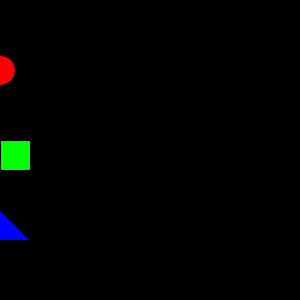
Frame 1 (no input)
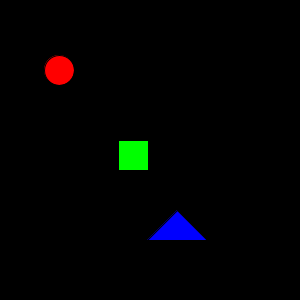
Frame 60 (the mouse pressed at the canvas centre just before this capture)
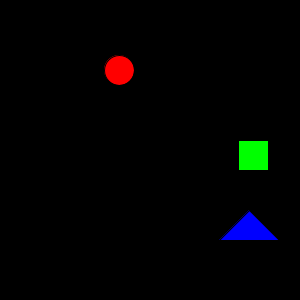
Frame 120 (the mouse held since frame 60 and released just before this capture)

The Processing sketch that drew these frames (run headless with seeded random() and noise(); from frame 60 on, the mouse is pressed at the canvas centre):

// Processing sketch: ex16_03
// ── ex16_03.pde
// 본문 코드 (상속+다형성+오버라이딩을 배열로 확장 적용)
// 원, 사각형, 삼각형 좌우 반사 

Shape[] sh = new Shape[3];

void setup() {
  size(300, 300);
  sh[0] = new Circle(255, 0, 70, 30, 1);
  sh[1] = new Square(255, 0, 140, 30, 2);
  sh[2] = new Triangle(255, 0, 210, 30, 3);
}

void draw() {
  background(0);
  for (int i = 0; i < sh.length; i++) {
    sh[i].display();  // 오버라이딩
    sh[i].move();  // 상속
  }
}

// 클래스 코드

class Shape {
  float c, x, y, d, velocity;

  Shape(float c, float x, float y, float d, float velocity) {
    this.c = c;
    this.x = x;
    this.y = y;
    this.d = d;
    this.velocity = velocity;
  }

  void display() {
    fill(c, c, 0);
    textSize(d);
    text("Shape", x, y);
  }

  void move() {
    x += velocity;
    if (x < 0 || x > width) {
      velocity *= -1;
    }
  }
}

class Circle extends Shape {
  Circle(float c, float x, float y, float d, float velocity) {
    super(c, x, y, d, velocity);
  }

  void display() {
    fill(c, 0, 0);
    ellipse(x, y, d, d);
  }
}

class Square extends Shape {
  Square(float c, float x, float y, float d, float velocity) {
    super(c, x, y, d, velocity);
  }

  void display() {
    fill(0, c, 0);
    rect(x, y, d, d);
  }
}

class Triangle extends Shape {
  Triangle(float c, float x, float y, float d, float velocity) {
    super(c, x, y, d, velocity);
  }

  void display() {
    fill(0, 0, c);
    triangle(x, y, x-d, y+d, x+d, y+d);
  }
}
